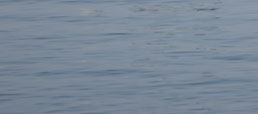
#> input picture 99_Images/contrast1.jpg, 258 x 114 px
$ python histogram.py
#> lines starting #> are read from the running program, lines starting #| are printed output that depends on the picture
#!/usr/bin/env python
# -*- coding: utf-8 -*-

""" Histogramas

Um histograma de imagem é um tipo de histograma que atua como uma representação gráfica da distribuição de cores em uma
imagem digital. Observando o histograma de uma imagem específica, é possível avaliar sua distribuição de cores de uma
maneira ainda mais simples de como realizamos no módulo 4 deste repositório.

O eixo horizontal do histograma representa as variações de tom de uma cor, enquanto o eixo vertical representa o número
total de pixels naquele tom específico.

O lado esquerdo do eixo horizontal representa as áreas escuras, o meio representa os valores de tons médios e o lado
direito representa as áreas claras. O eixo vertical representa o tamanho da área (número total de pixels) que é
capturado em cada uma dessas zonas.

Simplesmente examinando o histograma de uma imagem, você obtém uma compreensão geral sobre o contraste, brilho e
distribuição de intensidade. Assim, o histograma para uma imagem muito escura terá a maioria de seus pontos de dados no
lado esquerdo e no centro do gráfico. Por outro lado, o histograma para uma imagem muito clara com poucas áreas escuras
e/ou sombras terá a maioria de seus pontos de dados no lado direito e no centro do gráfico.

No campo da visão computacional, os histogramas de imagem podem ser ferramentas úteis para operações de thresholding.
Como as informações contidas no gráfico são uma representação da distribuição de pixels em função de sua variação de
cores, os histogramas da imagem podem ser analisados quanto a picos e/ou vales. Este valor limite pode então ser usado
para detecção de contornos, segmentação de imagens e matrizes de co-ocorrência.

Neste tutorial veremos mais detalhes sobre a criação de histogramas e algumas aplicações simples desta ferramenta.

Para executar este código, utilize o seguinte comando em seu terminal:
$ python histogram.py

Referências:

Adrian Rosebrook. Practical Python and OpenCV: an introductory, example driven guide to image processing and computer
vision. PyImageSearch, 2016.

Ana Huamán. Histogram Calculation. OpenCV Docs. Disponível em:
https://docs.opencv.org/4.0.0/d8/dbc/tutorial_histogram_calculation.html. Acesso em: 20 set. 2020.

Image histogram. Wikipedia. Disponível em: https://en.wikipedia.org/wiki/Image_histogram. Acesso em: 20 set. 2020.

Sean Mchugh. Camera Histograms: tones & contrast. Cambridge in Colour. Disponível em:
https://www.cambridgeincolour.com/tutorials/histograms1.htm. Acesso em: 20 set. 2020.

"""

__author__ = "Eloi Giacobbo"
__copyright__ = 'Copyright 2020, OpenCV Python Tutorial'
__credits__ = ["Emili Bohrer"]
__license__ = "GPL-3.0"
__version__ = "0.1.0"
__maintainer__ = "Eloi Giacobbo"
__status__ = "Development"

# Em main, definimos a função principal do arquivo, onde as operações com imagens são executadas
def main():
    """ Histogramas
    """

    # Primeiro, devemos incluir as bibliotecas necessárias.
    import cv2
    import errno
    import numpy as np
    import os
    from matplotlib import pyplot as plt

    # Utilizando o parâmetro caminho relativo para as imagens "contrast1.jpg" e "contrast2.jpg", presente na pasta
    # 99_Images deste repositório, a imagem selecionada é carregada através do comando imread do módulo cv2.
    image1_path = "../99_Images/contrast1.jpg"
    low_contrast = cv2.imread(image1_path)
#> low_contrast is the input picture: shape (114, 258, 3); mean B, G, R 151.8, 136, 121.7
    image2_path = "../99_Images/contrast2.jpg"
    high_contrast = cv2.imread(image2_path)
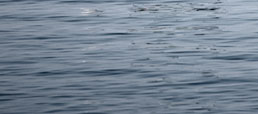
#> input picture 99_Images/contrast2.jpg, 258 x 114 px
#> high_contrast is the input picture: shape (114, 258, 3); mean B, G, R 149.2, 133.5, 119.2

    # Para garantir a correta execução deste código, verificamos se as imagens anteriores foram carregadas corretamente
    if (low_contrast is None):
        raise FileNotFoundError(errno.ENOENT, os.strerror(errno.ENOENT), image1_path)
    if (high_contrast is None):
        raise FileNotFoundError(errno.ENOENT, os.strerror(errno.ENOENT), image2_path)

    # Para fins simples, o OpenCV implementa a função cv.calcHist que calcula o histograma de um conjunto de matrizes
    # (geralmente imagens ou planos de imagens). Como parâmetros de entrada, esta função recebe uma lista de imagens,
    # uma lista com índices dos canais de cores que compõem as imagens de entrada, uma máscara para delimitar a região
    # da imagem a partir de onde o histograma será calculado, uma lista com o número de intervalos/barras para a
    # montagem do histograma e o intervalo de valores possíveis para os pixels da imagem.

    # Dito isto, começaremos elaborando um histograma para a imagem "contrast1.jpg" em escala de cinza. Primeiro,
    # convertemos a imagem original para escala de cinza e a imprimimos em tela.
    cv2.imshow("Low Contrast", low_contrast)
    low_contrast_gray = cv2.cvtColor(low_contrast, cv2.COLOR_BGR2GRAY)
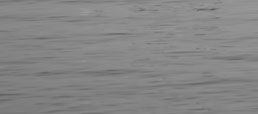
#> low_contrast_gray: shape (114, 258); min 80, max 154, mean 133.5

    # Em seguida, calculamos seu histograma. Por se tratar de uma imagem em escala de cinza, o índice de seu canal é 0.
    # Não aplicaremos nenhuma máscara, então este parâmetro recebe o valor None. O número de intervalos será 256, um
    # para cada valor de intensidade dos pixels e seu intervalo de intensidades está entre 0 e 256.
    low_contrast_hist = cv2.calcHist([low_contrast_gray], [0], None, [256], [0, 256])
#> low_contrast_hist = 256 values, max 1511 at index 137, min 0 at index 0, mean 114.9

    # Realizado o cálculo do histograma, apresentamos o gráfico em tela.
    plt.figure()
    plt.title("Histograma de uma Imagem Escala de Cinza de Baixo Contraste")
    plt.xlabel("Intervalos")
    plt.ylabel("Número de Pixels")
    plt.plot(low_contrast_hist)
    plt.xlim([0, 256])

    # Através do histograma podemos observar que esta imagem possui, principalmente, tons de cores intermediários, pois
    # a grande maioria dos pixels desta imagem estão entre os intervalos de intensidade 100 e 150. Em outras palavras,
    # temos poucas sombras (pixels pretos) e poucas fontes de brilho (pixels com intensidade máxima de cor). Neste
    # histograma temos, basicamente, um pico estreito, indicando que temos uma imagem de baixo contraste. O contraste
    # pode ter um impacto visual significativo em uma imagem, enfatizando sua textura. Nota-se facilmente como há poucos
    # detalhes nesta imagem, onde observamos uma faixa de água com poucas oscilações.

    # Em comparação, observaremos agora o histograma da imagem "contrast2.jpg". Para isto, a mesma sequência de comandos
    # é realizada para calcular o histograma desta imagem e apresentá-lo em tela.
    cv2.imshow("High Contrast", high_contrast)
    cv2.waitKey(0)
    high_contrast_gray = cv2.cvtColor(high_contrast, cv2.COLOR_BGR2GRAY)
    high_contrast_hist = cv2.calcHist([high_contrast_gray], [0], None, [256], [0, 256])
#> high_contrast_hist = 256 values, max 471 at index 123, min 0 at index 0, mean 114.9
    plt.figure()
    plt.title("Histograma de uma Imagem Escala de Cinza de Alto Contraste")
    plt.xlabel("Intervalos")
    plt.ylabel("Número de Pixels")
    plt.plot(high_contrast_hist)
    plt.xlim([0, 256])
    plt.show()
#> figure, not shown here; curve peaks at x = 137, y = 1511
#> figure, not shown here; curve peaks at x = 123, y = 471
    cv2.destroyAllWindows()

    # Nesta segunda imagem temos uma segunda representação da mesma faixa de água apresentada anteriormente. Porém,
    # nesta imagem conseguimos perceber ondulações na superfície da água com facilidade. Este efeito se reflete em seu
    # histograma como uma maior distribuição dos pixels que compõem a imagem. Ainda temos uma imagem composta
    # principalmente por tons de cores intermediários e um único pico em sua forma de onda. Porém, este pico de
    # concentração de pixels está mais distribuído, indicando o maior nível de contraste que esta imagem possui. Em
    # resumo, contraste é medido através da diferença de brilho entre as áreas claras e escuras de uma imagem.
    # Histogramas com maior distribuição de pixels ao longo dos intervalos de intensidade refletem uma imagem com
    # contraste significativo, enquanto os histogramas com maiores concentrações de pixels refletem menos contraste e
    # podem representar imagens planas ou opacas.

    # O contraste também pode variar para diferentes regiões de uma mesma imagem. Para observar este efeito, iremos
    # analisar a imagem "contrast3.jpg". Esta imagem foi dividida em três regiões de contraste distintas. Através do uso
    # de máscaras, iremos avaliar cada uma destas regiões separadamente.
    image3_path = "../99_Images/contrast3.jpg"
    variable_contrast = cv2.imread(image3_path)
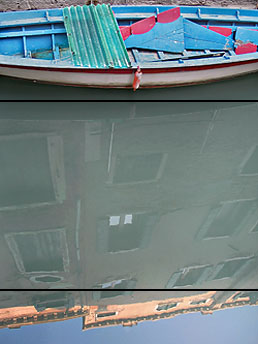
#> input picture 99_Images/contrast3.jpg, 258 x 344 px
#> variable_contrast is the input picture: shape (344, 258, 3); mean B, G, R 130.1, 127, 109.9
    if (variable_contrast is None):
        raise FileNotFoundError(errno.ENOENT, os.strerror(errno.ENOENT), image3_path)

    # Apresentamos a imagem em tela
    cv2.imshow("Variable Contrast", variable_contrast)
    cv2.waitKey(0)

    # Começamos pela definição das três mascaras necessárias. A máscara deve possuir apenas um canal e tipo de dados
    # uint8. A região avaliada em cada histograma é definida pela atribuição das regiões com valor 255.
    (heigh, width) = variable_contrast.shape[:2]
#> heigh = 344; width = 258
    mask1 = np.zeros((heigh, width), dtype = "uint8")
    mask2 = np.zeros((heigh, width), dtype = "uint8")
    mask3 = np.zeros((heigh, width), dtype = "uint8")
    mask1[:99, :] = 255
    mask2[102:288, :] = 255
    mask3[291:, :] = 255

    # Em seguida, calculamos cada um dos histogramas em escala de cinza
    variable_contrast_gray = cv2.cvtColor(variable_contrast, cv2.COLOR_BGR2GRAY)
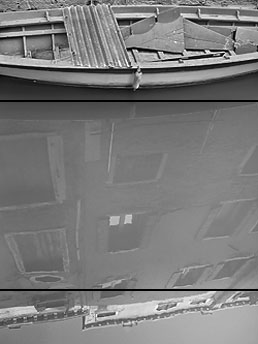
#> variable_contrast_gray: shape (344, 258); min 0, max 254, mean 122.2
    variable_contrast_hist1 = cv2.calcHist([variable_contrast_gray], [0], mask1, [256], [0, 256])
#> variable_contrast_hist1 = 256 values, max 232 at index 153, min 0 at index 255, mean 99.77
    variable_contrast_hist2 = cv2.calcHist([variable_contrast_gray], [0], mask2, [256], [0, 256])
#> variable_contrast_hist2 = 256 values, max 1599 at index 126, min 0 at index 0, mean 187.5
    variable_contrast_hist3 = cv2.calcHist([variable_contrast_gray], [0], mask3, [256], [0, 256])
#> variable_contrast_hist3 = 256 values, max 387 at index 176, min 0 at index 0, mean 53.41

    # Para finalizar esta operação, criamos um subplot para apresentar os três histogramas em tela
    fig, axis = plt.subplots(3)
    fig.suptitle("Histograma de uma Imagem Escala de Cinza de Contraste Variável")
    axis[0].plot(variable_contrast_hist1)
    axis[1].plot(variable_contrast_hist2)
    axis[2].plot(variable_contrast_hist3)
    axis[1].set(ylabel='Número de Pixels')
    axis[2].set(xlabel='Intervalos')
    plt.show()
#> figure, not shown here; panel 1: curve peaks at x = 153, y = 232; panel 2: curve peaks at x = 126, y = 1599; panel 3: curve peaks at x = 176, y = 387
    cv2.destroyAllWindows()

    # A região superior contém o maior contraste de todas as três imagens por ser criada diretamente a partir de uma
    # fonte de luz que não foi refletida pela superfície de água. Isso produz sombras mais profundas sob o barco e suas
    # saliências, além de realces mais fortes nas áreas voltadas para cima e diretamente expostas. As regiões central e
    # inferior são produzidas inteiramente a partir de uma luz refletida e, portanto, têm contraste inferior. As
    # condições na região inferior criam realces mais pronunciados, mas ainda carecem das sombras profundas da região
    # superior. Da mesma forma, estas características de contraste variável entre as regiões da imagem estão
    # representadas nas formas de onda de cada um dos histogramas apresentados.

    # Os histogramas que elaboramos até o momento são comumente chamados de histogramas de luminosidade. Além de
    # fornecer informações referentes ao contraste de uma imagem, também podemos avaliar seu nível de brilho, ou,
    # luminosidade. Isto se deve pela forma com que o OpenCV realiza a conversão de uma imagem para escala de cinza.
    # Esta conversão executa uma média ponderada entre os canais de cores de uma imagem, atribuindo diferentes pesos
    # para cada canal. Esta ponderação assume que o canal de cor verde representa 59% da luminosidade percebida,
    # enquanto os canais vermelho e azul representam apenas 30% e 11%, respetivamente. O cálculo de luminosidade leva em
    # consideração o fato de que o olho humano é mais sensível à luz verde do que à luz vermelha ou azul. Sendo assim,
    # quanto maior a predominância de pixels em intervalos de intensidade maiores, maior será o nível de brilho de uma
    # imagem. Assim como, quanto maior a predominância de pixels em intervalos de intensidade menores, menor será o
    # nível de brilho de uma imagem.

    # Seguindo em frente, avaliaremos agora o histograma de imagens coloridas. Para avaliar imagens coloridas na forma
    # de histogramas, primeiro precisamos elaborar o histograma de cada um dos canais de cores separadamente. Este
    # resultado pode ser somado para formar um histograma RGB ou avaliados individualmente.

    # Para esta etapa vamos carregar a apresentar em tela a imagem "bgr-led.jpg".
    image4_path = "../99_Images/bgr-led.jpg"
    image = cv2.imread(image4_path)
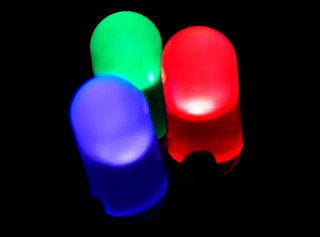
#> input picture 99_Images/bgr-led.jpg, 320 x 237 px
#> image is the input picture: shape (237, 320, 3); mean B, G, R 39.1, 24.3, 35
    if (variable_contrast is None):
        raise FileNotFoundError(errno.ENOENT, os.strerror(errno.ENOENT), image4_path)
    cv2.imshow("Original", image)
    cv2.waitKey(0)

    # Executamos a separação desta imagem em seus canais de cores e elaboramos três histogramas, um para cada canal de
    # cor. Em seguida, somamos o resultado destes três histogramas para formar um histograma RGB.
    channels = cv2.split(image)
    blue_hist = cv2.calcHist([channels[0]], [0], None, [256], [0, 256])
#> blue_hist = 256 values, max 49142 at index 0, min 6 at index 208, mean 296.2
    green_hist = cv2.calcHist([channels[1]], [0], None, [256], [0, 256])
#> green_hist = 256 values, max 53852 at index 0, min 7 at index 186, mean 296.2
    red_hist = cv2.calcHist([channels[2]], [0], None, [256], [0, 256])
#> red_hist = 256 values, max 50568 at index 0, min 5 at index 228, mean 296.2
    rgb_hist = blue_hist + green_hist + red_hist
#> rgb_hist = 256 values, max 153562 at index 0, min 29 at index 203, mean 888.8

    # Em comparação, elaboramos e imprimimos em tela um histograma de luminosidade desta mesma imagem
    image_gray = cv2.cvtColor(image, cv2.COLOR_BGR2GRAY)
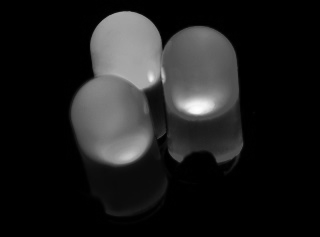
#> image_gray: shape (237, 320); min 0, max 254, mean 29.2
    image_hist = cv2.calcHist([image_gray], [0], None, [256], [0, 256])
#> image_hist = 256 values, max 45938 at index 0, min 0 at index 255, mean 296.2
    fig, axis = plt.subplots(1, 3)
    axis[0].set_title("Histograma de Luminosidade")
    axis[0].plot(image_hist)
    axis[0].set(ylabel="Número de Pixels", xlim=[0, 256], ylim =[0, 5000])

    # Imprimimos também o histograma RGB da imagem
    axis[1].set_title("Histograma RGB")
    axis[1].plot(rgb_hist)
    axis[1].set(xlabel="Intervalos", xlim=[0, 256], ylim =[0, 5000])

    # Imprimimos em tela os histogramas de cada um dos canais de cores
    axis[2].set_title("Histograma de Canais")
    axis[2].plot(blue_hist, color = "b")
    axis[2].plot(green_hist, color = "g")
    axis[2].plot(red_hist, color = "r")
    axis[2].set(xlim=[0, 256], ylim =[0, 5000])
    plt.show()
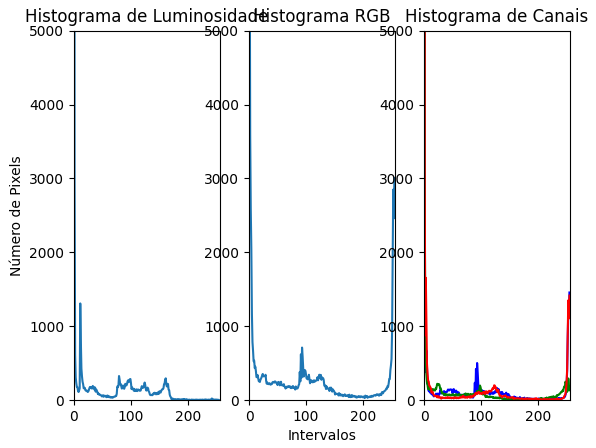
#> figure drawn by matplotlib, 3 panels; panel 1: curve peaks at x = 0, y = 45938; panel 2: curve peaks at x = 0, y = 153562; panel 3: curve peaks at x = 0, y = 49142; panel 3: curve peaks at x = 0, y = 53852
    cv2.destroyAllWindows()

    # Uma diferença importante para tirar do cálculo acima é que, enquanto os histogramas de luminosidade rastreiam a
    # localização de cada pixel de cor, os histogramas RGB descartam essas informações. Um histograma RGB produz três
    # histogramas independentes e os soma, independentemente de cada cor vir ou não do mesmo pixel.

    # A partir do histograma de luminosidade temos que a imagem "bgr-led" possui bom contraste e, de uma forma geral,
    # pouco brilho. Também é possível observar grande predominância dos pixels pretos que compõem o fundo da imagem. Ao
    # observarmos o histograma RGB é possível notar estas mesmas características sobre a imagem dos LEDs. Adicionalmente,
    # o histograma RGB nos mostra que há uma concentração considerável de pixels com maior intensidade de cor. Estes
    # pixels podem ser encontrados principalmente no centro dos LEDs azul e vermelho, onde é possível perceber que temos
    # duas manchas com tonalidades próximas ao branco. Por fim, ao plotarmos o histograma de cada um dos canais de cores
    # individuais, podemos observar que são exatamente as cores azul e vermelha que apresentam maior quantidade de
    # pixels com elevadas intensidades nesta imagem.

    # Note que diferentes características de uma imagem são apresentadas em cada um destes histogramas. Enquanto o
    # histograma de luminosidade nos apresenta um diagrama mais voltado à nossa percepção das cores, os demais gráficos
    # representam a distribuição de cores de uma forma mais direta. Dependendo dos objetivos de sua análise, a escolha
    # do tipo de histograma trás diferentes informações sobre as características de uma imagem.


# Para finalizar, realizamos a chamada da função main
if __name__ == '__main__':
    main()
